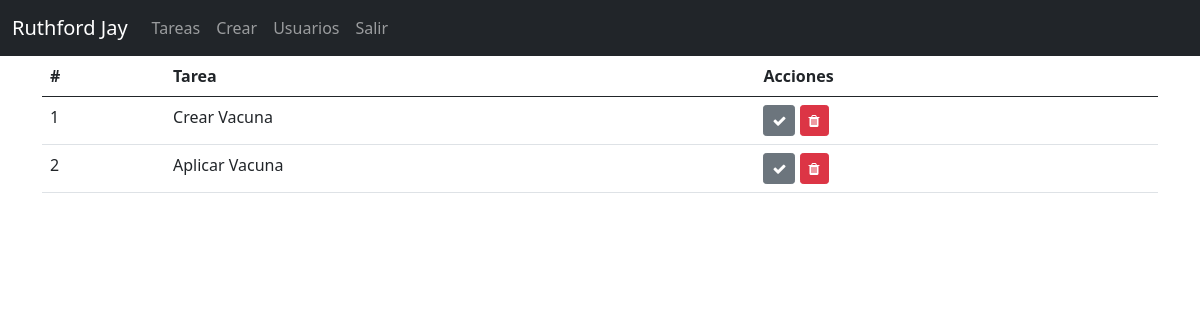
The page /tareas (signed in) on the database as committed earlier.
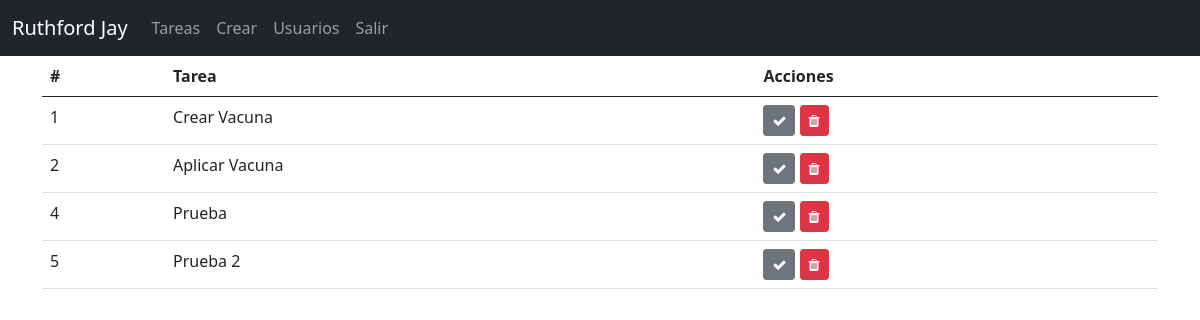
The same page on the database as committed later.
### app.py (models this page shows, shortened)
class Tarea(db.Model):
    __table_args__ = {'sqlite_autoincrement': True}
    id = db.Column(db.Integer, primary_key=True)
    nombre = db.Column(db.String(150), unique=True, nullable=False)
    realizada = db.Column(db.Boolean, nullable=False)

### app.py (the view)
@app.route("/tareas")
@validar_sesion
def tareas():
    usuario = session["usr_nombre"]
    tareas = Tarea.query.all()
    return render_template("tareas.html", usuario=usuario, tareas=tareas)

### app.py (called while the page is built)
def validar_sesion(view):
    @functools.wraps( view )
    def wrapped_view(**kwargs):
        if 'usr_nombre' not in session:
            return redirect( url_for( 'login' ) )
        return view( **kwargs )
    return wrapped_view

### templates/tareas.html
{% extends "plantilla.html" %}
{% block contenido %}
<div class="starter-template">
    <h1>Tareas</h1>
    <table class="table">
        <thead>
            <tr>
                <th scope="col">#</th>
                <th scope="col">Tarea</th>
                <th scope="col">Acciones</th>
            </tr>
        </thead>
        <tbody>
            {% for tarea in tareas %}
            <tr>
                <td>{{ tarea.id }}</td>
                <td>{{ tarea.nombre }}</td>
                <td>
                    <a class="btn btn-secondary btn-sm" href="/tarea/u/{{ tarea.id }}">
                        {% if tarea.realizada  %}
                        <i class="fa fa-check"></i>
                        {% else %}
                        <i class="fa fa-square-o"></i>
                        {% endif %}
                    </a>
                    <a class="btn btn-danger btn-sm" href="/tarea/d/{{ tarea.id }}">
                        <i class="fa fa-trash"></i>
                    </a>
                </td>
            </tr>
            {% endfor %}
        </tbody>
    </table>
</div>
{% endblock %}

### templates/plantilla.html (shortened to what this page needs)
<!doctype html>
<html lang="en">
<head>
    <link href="https://getbootstrap.com/docs/5.0/dist/css/bootstrap.min.css" rel="stylesheet">
    <link href="https://getbootstrap.com/docs/5.0/examples/starter-template/starter-template.css" rel="stylesheet">
    <link href="https://cdnjs.cloudflare.com/ajax/libs/font-awesome/4.7.0/css/font-awesome.min.css" rel="stylesheet">
</head>
<body>
    <nav class="navbar navbar-expand-md navbar-dark bg-dark fixed-top">
        <div class="container-fluid">
            <a class="navbar-brand" href="#">{{ usuario }}</a>
            <div class="collapse navbar-collapse" id="navbarsExampleDefault">
                <ul class="navbar-nav mr-auto">
                    <li class="nav-item">
                        <a class="nav-link" href="/tareas">Tareas</a>
                    </li>
                    <li class="nav-item">
                        <a class="nav-link" href="/crear">Crear</a>
                    </li>
                    <li class="nav-item">
                        <a class="nav-link" href="/crearUsuario">Usuarios</a>
                    </li>
                    <li class="nav-item">
                        <a class="nav-link" href="/salir">Salir</a>
                    </li>
                </ul>
            </div>
        </div>
    </nav>
    <main role="main" class="container">
        {% block contenido %}
        {% endblock %}
    </main>
</body>
</html>

Rows that differ between the two databases and show on the page:
added Tarea: id "4", nombre "Prueba", realizada True (drawn)
added Tarea: id "5", nombre "Prueba 2", realizada True (drawn)
